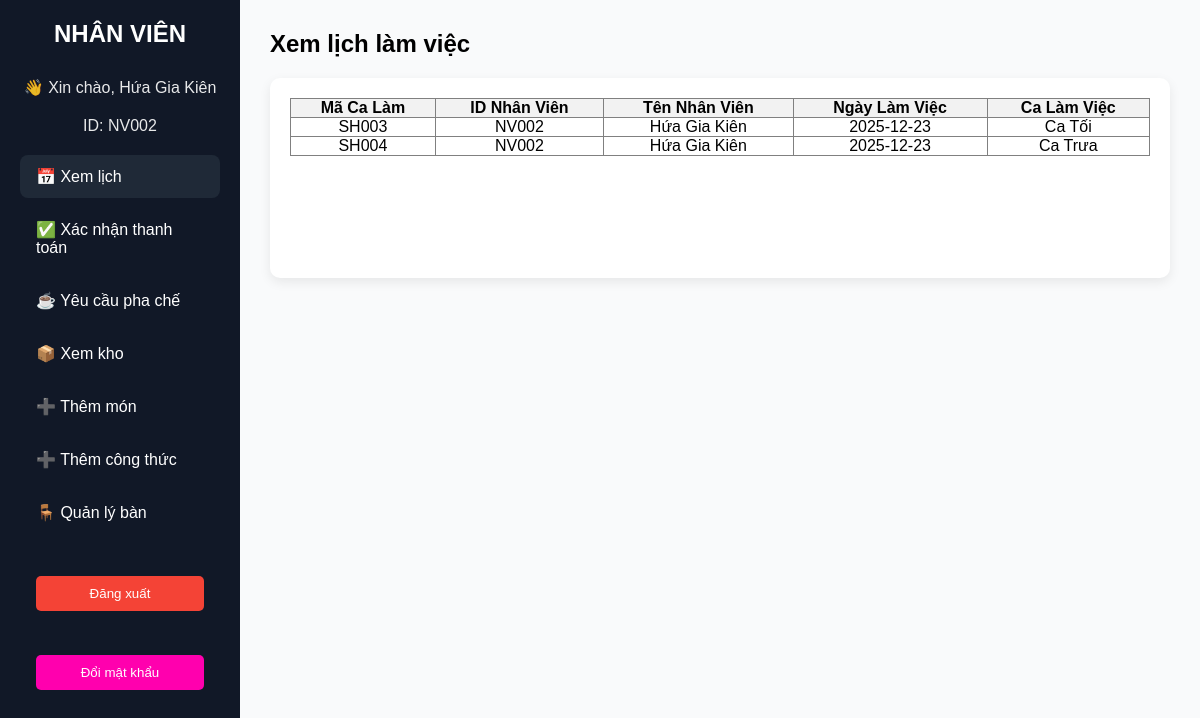
Screenshot of /page_staff_manager/page_staff.php (signed in) with the database file from the repository.
### tables this page shows
CREATE TABLE `shift` (
  `ID_shift` varchar(20) NOT NULL,
  `ID` varchar(20) NOT NULL,
  `Name` varchar(30) NOT NULL,
  `Working_date` date NOT NULL,
  `shift` varchar(20) NOT NULL
);

### page_staff_manager/page_staff.php (the view, shortened to what this page needs)
<?php
    require '../config/config.php';
?>
<!DOCTYPE html>
<html lang="vi">
<head>
    <link rel="stylesheet" href="../page_staff_manager/page_staff.css">
</head>
<body>
<div class="layout">
    <aside class="sidebar">
        <h2 class="logo">NHÂN VIÊN</h2>
        <p class="login-user">👋 Xin chào, <?php echo isset($_SESSION['name']) ? $_SESSION['name'] : 'Chưa có thông tin'; ?></strong></p>
        <p class="login-user">ID: <?php echo isset($_SESSION['id']) ? $_SESSION['id'] : 'Chưa có thông tin'; ?></strong></p>
        <ul class="menu">
            <li class="active" onclick="showPage('view-schedule', this)">
                📅 Xem lịch
            </li>
            <li onclick="showPage('confirm-payment', this)">
                ✅ Xác nhận thanh toán
            </li>
            <li onclick="showPage('view-orders', this)">
                ☕ Yêu cầu pha chế
            </li>
            <li onclick="showPage('view-inventory', this)">
                📦 Xem kho
            </li>
            <li onclick="showPage('view-dish', this)">
                ➕ Thêm món
            </li>
            <li onclick="showPage('view-recipe', this)">
                ➕ Thêm công thức
            </li>
            <li onclick="showPage('manage-tables', this)">
                🪑 Quản lý bàn
            </li>
            <li onclick="showPage('view-recipe', this)">
                <a href="../config/logout.php"><button class="logout-btn">Đăng xuất</button></a>
            </li>
            <li>
                <a href="../page_staff_manager/change_password.php">
                <button class="logout-btn" style="background: #ff00aeff; margin-top: 10px;">Đổi mật khẩu</button>
            </a>
</li>
        </ul>
    </aside>
    <main class="content">
        <section id="view-schedule" class="page active">
            <h1>Xem lịch làm việc</h1>
            <div class="box">
                <table border="1" width="100%" style="border-collapse: collapse; text-align: center;">
                    <tr style="background-color: #f2f2f2;">
                        <th>Mã Ca Làm</th>
                        <th>ID Nhân Viên</th>
                        <th>Tên Nhân Viên</th>
                        <th>Ngày Làm Việc</th>
                        <th>Ca Làm Việc</th>
                    </tr>
                    <?php
                    $ID_NV = $_SESSION['id'];
                    $sql = "SELECT * FROM SHIFT WHERE ID ='$ID_NV'";
                    $result = $conn->query($sql);
                    while($row = $result->fetch_assoc()) {
                        echo "<tr>
                                <td>{$row['ID_shift']}</td>
                                <td>{$row['ID']}</td>
                                <td>{$row['Name']}</td>
                                <td>{$row['Working_date']}</td>
                                <td>{$row['shift']}</td>
                            </tr>";
                    }
                    ?>
                </table>
            </div>
        </section>
    </main>
</div>
</body>
</html>

### page_staff_manager/page_staff.css (style rules this page uses)
* { margin: 0; padding: 0; box-sizing: border-box; font-family: "Poppins", sans-serif; }
.layout { display: flex; height: 100vh; }
.sidebar { width: 240px; background: #111827; color: #fff; padding: 20px; }
.logo { text-align: center; margin-bottom: 30px; }
.menu { list-style: none; }
.menu li { padding: 12px 16px; margin-bottom: 10px; border-radius: 8px; cursor: pointer; transition: 0.3s; }
.menu li:hover, .menu li.active { background: #1f2937; }
.login-user { color: #fff; font-size: 16px; margin: 8px 0 20px; text-align: center; opacity: 0.9; }
.content { flex: 1; background: #f9fafb; padding: 30px; }
.page { display: none; }
.page.active { display: block; }
.box { margin-top: 20px; padding: 20px; background: #ffffff; border-radius: 10px; min-height: 200px; box-shadow: 0 4px 12px rgba(0,0,0,0.08); }
.logout-btn { margin-top: 20px; padding: 10px; width: 100%; border: none; background-color: #f44336; color: white; border-radius: 5px; cursor: pointer; }

### rows the page displays
shift: ID_shift "SH003", ID "NV002", Name "Hứa Gia Kiên", Working_date "2025-12-23", shift "Ca Tối"
shift: ID_shift "SH004", ID "NV002", Name "Hứa Gia Kiên", Working_date "2025-12-23", shift "Ca Trưa"

### other values shown
$_SESSION['name'] "Hứa Gia Kiên"
$_SESSION['id'] "NV002"
